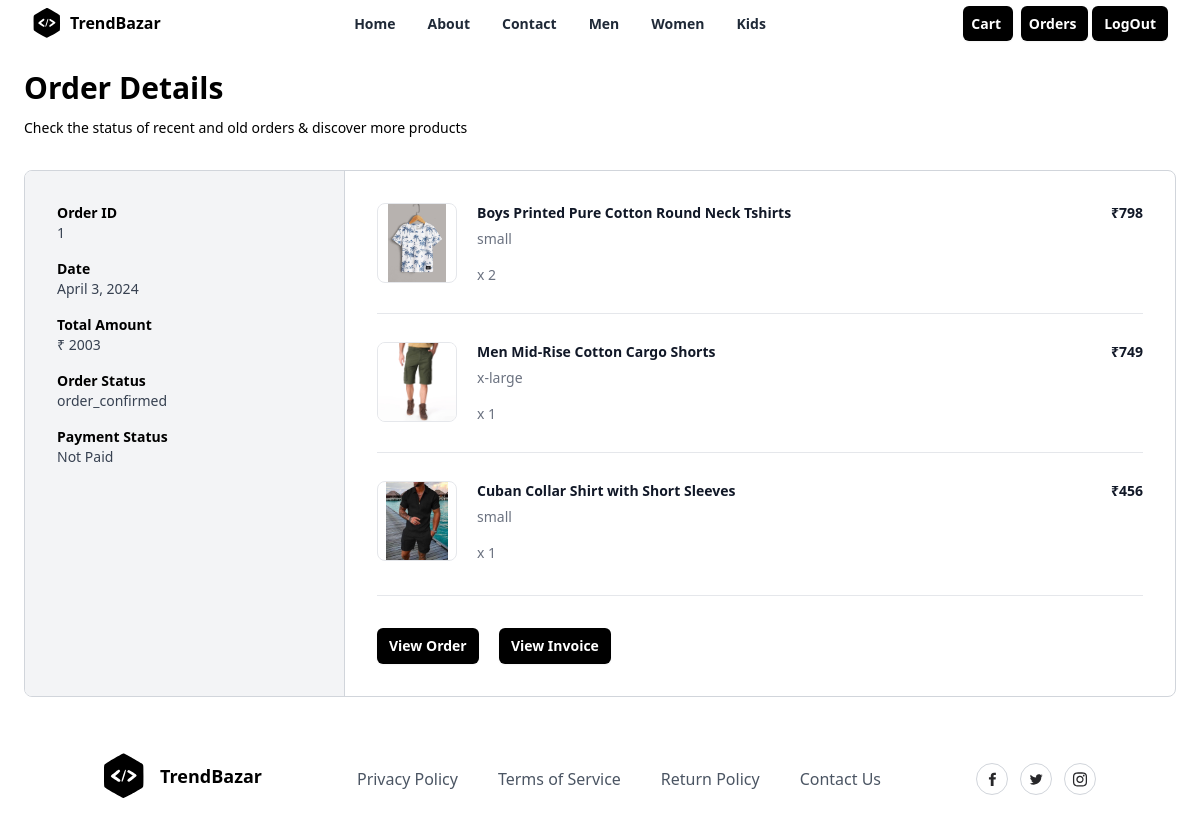
The app's page /myorders/all/ (signed in) with its own data.
### store/models.py (models this page shows, shortened)
class Order(models.Model):
    user_object=models.ForeignKey(User,on_delete=models.CASCADE,related_name="myorders")
    basket_item_objects=models.ManyToManyField(BasketItem)
    delivery_address=models.CharField(max_length=400)
    phone=models.CharField(max_length=12)
    email=models.CharField(max_length=200)
    options=(("online","online"),("cod","cod"))
    payment_mode=models.CharField(max_length=200,choices=options,default="cod")
    order_id=models.CharField(max_length=200,null=True)
    is_paid=models.BooleanField(default=False)
    status_options=(("order_confirmed","Order Confirmed"),("dispatched","Dispatched"),("in_transit","In Transit"),("delivered","Delivered"),("cancelled","Cancelled"))
    status=models.CharField(max_length=200,choices=status_options,default="order_confirmed")
    created_date=models.DateTimeField(auto_now_add=True)
    updated_date=models.DateTimeField(auto_now=True)
    is_active=models.BooleanField(default=True)
    @property
    def order_total(self):
        basket_items=self.basket_item_objects.all()
        total=0
        for bi in basket_items:
            total+=bi.item_total
        return total

class BasketItem(models.Model):
    basket_object=models.ForeignKey(Basket,on_delete=models.CASCADE,related_name="cartitems")
    product_object=models.ForeignKey(Product,on_delete=models.CASCADE)
    size_object=models.ForeignKey(Size,on_delete=models.CASCADE)
    quantity=models.PositiveIntegerField(default=1)
    created_date=models.DateTimeField(auto_now_add=True)
    updated_date=models.DateTimeField(auto_now=True)
    is_active=models.BooleanField(default=True)
    is_order_placed=models.BooleanField(default=False)
    @property
    def item_total(self):
        return self.quantity*self.product_object.price

class Product(models.Model):
    title=models.CharField(max_length=200)
    description=models.CharField(max_length=400,null=True,blank=True)
    size_object=models.ManyToManyField(Size)
    category_object=models.ForeignKey(Category,on_delete=models.CASCADE)
    brand_object=models.ForeignKey(Brand,on_delete=models.CASCADE)
    image=models.ImageField(upload_to="product_images",null=True,blank=True,default="product_images/default.jpg")
    price=models.PositiveIntegerField()
    created_date=models.DateTimeField(auto_now_add=True)
    updated_date=models.DateTimeField(auto_now=True)
    is_active=models.BooleanField(default=True)

class Size(models.Model):
    name=models.CharField(max_length=200,unique=True)
    created_date=models.DateTimeField(auto_now_add=True)
    updated_date=models.DateTimeField(auto_now=True)
    is_active=models.BooleanField(default=True)

### store/views.py (the view)
# urls.py: path("myorders/all/",views.MyOrderView.as_view(),name="myorders")
class MyOrderView(View):
    def get(self,request,*args,**kwargs):
        qs=Order.objects.filter(user_object=request.user).exclude(status="cancelled")
        return render(request,"myorders.html",{"data":qs})

### store/context_processors.py (called while the page is built)
def demo(request):
    return {"msg":"hello coder"}

def cart_count(request):
    count=0
    if request.user.is_authenticated:
        if request.user.cart.get_cart_items.count() > 0:
            data=request.user.cart.cartitems.filter(is_order_placed=False).values_list('quantity').aggregate(total=Sum('quantity'))
            count=data.get('total')
    return {"item_count":count}

### store/models.py (called while the page is built)
    @property
    def get_cart_items(self):
        return self.cartitems.filter(is_order_placed=False)

### store/templates/myorders.html
{%extends 'base.html'%}
{%block body_block%}
<div class="mx-auto my-4 max-w-6xl px-2 md:my-6 md:px-0">
    <h2 class="text-3xl font-bold">Order Details</h2>
    <div class="mt-3 text-sm">
      Check the status of recent and old orders &amp; discover more products
    </div>
    {%for order in data%}
    <div class="mt-8 flex flex-col overflow-hidden rounded-lg border border-gray-300 md:flex-row">
      <div class="w-full border-r border-gray-300 bg-gray-100 md:max-w-xs">
        <div class="p-8">
          <div class="grid grid-cols-2 sm:grid-cols-4 md:grid-cols-1">
            <div class="mb-4">
              <div class="text-sm font-semibold">Order ID</div>
              <div class="text-sm font-medium text-gray-700">{{order.id}}</div>
            </div>
            <div class="mb-4">
              <div class="text-sm font-semibold">Date</div>
              <div class="text-sm font-medium text-gray-700">{{order.created_date|date}}</div>
            </div>
            <div class="mb-4">
              <div class="text-sm font-semibold">Total Amount</div>
              <div class="text-sm font-medium text-gray-700">₹ {{order.order_total}}</div>
            </div>
            <div class="mb-4">
              <div class="text-sm font-semibold">Order Status</div>
              <div class="text-sm font-medium text-gray-700">{{order.status}}</div>
            </div>
            <div class="mb-4">
                <div class="text-sm font-semibold">Payment Status</div>
                <div class="text-sm font-medium text-gray-700">
                    {%if order.is_paid == True%}
                    Paid
                    {%else%}
                    Not Paid
                    {%endif%}
                </div>
              </div>
          </div>
        </div>
      </div>
      <div class="flex-1">
        <div class="p-8">
          <ul class="-my-7 divide-y divide-gray-200">
            {%for item in order.basket_item_objects.all%}
            <li class="flex flex-col justify-between space-x-5 py-7 md:flex-row">
              <div class="flex flex-1 items-stretch">
                <div class="flex-shrink-0">
                  <img
                    class="h-20 w-20 rounded-lg border border-gray-200 object-contain"
                    src="{{item.product_object.image.url}}"
                    alt="https://static.nike.com/a/images/c_limit,w_592,f_auto/t_product_v1/54a510de-a406-41b2-8d62-7f8c587c9a7e/air-force-1-07-lv8-shoes-9KwrSk.png"
                  />
                </div>
                <div class="ml-5 flex flex-col justify-between">
                  <div class="flex-1">
                    <p class="text-sm font-bold text-gray-900">
                      {{item.product_object.title}}
                    </p>
                    <p class="mt-1.5 text-sm font-medium text-gray-500">{{item.size_object.name}}</p>
                  </div>
                  <p class="mt-4 text-sm font-medium text-gray-500">x {{item.quantity}}</p>
                </div>
              </div>
              <div class="ml-auto flex flex-col items-end justify-between">
                <p class="text-right text-sm font-bold text-gray-900">₹{{item.item_total}}</p>
              </div>
            </li>
            {%endfor%}
          </ul>
          <hr class="my-8 border-t border-t-gray-200" />
          <div class="space-x-4">
            <button
              type="button"
              class="rounded-md bg-black px-3 py-2 text-sm font-semibold text-white shadow-sm hover:bg-black/80 focus-visible:outline focus-visible:outline-2 focus-visible:outline-offset-2 focus-visible:outline-black"
            >
              View Order
            </button>
            <button
              type="button"
              class="rounded-md bg-black px-3 py-2 text-sm font-semibold text-white shadow-sm hover:bg-black/80 focus-visible:outline focus-visible:outline-2 focus-visible:outline-offset-2 focus-visible:outline-black"
            >
              View Invoice
            </button>
          </div>
        </div>
      </div>
    </div>
    {%endfor%}
  </div>
{%endblock%}

### store/templates/base.html (shortened to what this page needs)
<!DOCTYPE html>
<html lang="en">
<head>
    <script src="https://cdn.tailwindcss.com"></script>
</head>
<body>
    <div class="relative w-full bg-white">
        <div class="mx-auto flex max-w-7xl items-center justify-between px-4 py-2 sm:px-6 lg:px-8">
          <div class="inline-flex items-center space-x-2">
            <span>
            </span>
            <span class="font-bold">TrendBazar</span>
          </div>
          <div class="hidden lg:block">
            <ul class="inline-flex space-x-8">
              <li>
                <a
                  href="{%url 'index'%}"
                  class="text-sm font-semibold text-gray-800 hover:text-gray-900"
                >
                  Home
                </a>
              </li>
              <li>
                <a
                  href="#"
                  class="text-sm font-semibold text-gray-800 hover:text-gray-900"
                >
                  About
                </a>
              </li>
              <li>
                <a
                  href="#"
                  class="text-sm font-semibold text-gray-800 hover:text-gray-900"
                >
                  Contact
                </a>
              </li>
              <li>
                <a
                  href="{%url 'index'%}?category=mens clothing"
                  class="text-sm font-semibold text-gray-800 hover:text-gray-900"
                >
                  Men
                </a>
              </li>
              <li>
                <a
                  href="{%url 'index'%}?category=womens clothing"
                  class="text-sm font-semibold text-gray-800 hover:text-gray-900"
                >
                  Women
                </a>
              </li>
              <li>
                <a
                  href="{%url 'index'%}?category=kids wear"
                  class="text-sm font-semibold text-gray-800 hover:text-gray-900"
                >
                  Kids
                </a>
              </li>
            </ul>
          </div>
          <div class="hidden lg:block">
            <a
              href="{%url 'cart'%}"
              type="button"
              class="rounded-md mx-1 bg-black px-2 py-2 text-sm font-semibold text-white shadow-sm hover:bg-black/80 focus-visible:outline focus-visible:outline-2 focus-visible:outline-offset-2 focus-visible:outline-black"
            >
              Cart
            </a>
            <a
              href="{%url 'myorders'%}"
              type="button"
              class="rounded-md mx-1 bg-black px-2 py-2 text-sm font-semibold text-white shadow-sm hover:bg-black/80 focus-visible:outline focus-visible:outline-2 focus-visible:outline-offset-2 focus-visible:outline-black"
            >
              Orders
            </a>
            <a
              type="button"
              class="rounded-md bg-black px-3 py-2 text-sm font-semibold text-white shadow-sm hover:bg-black/80 focus-visible:outline focus-visible:outline-2 focus-visible:outline-offset-2 focus-visible:outline-black"
              href="{%url 'signout' %}"
              >
              LogOut
            </a>
          </div>
        </div>
      </div>
    {%block body_block%}
    {%endblock%}
    <section class="relative overflow-hidden bg-white py-8">
        <div class="container relative z-10 mx-auto px-4">
          <div class="-m-8 flex flex-wrap items-center justify-between">
            <div class="w-auto p-8">
              <a href="#">
                <div class="inline-flex items-center">
                  <span class="ml-4 text-lg font-bold">TrendBazar</span>
                </div>
              </a>
            </div>
            <div class="w-auto p-8">
              <ul class="-m-5 flex flex-wrap items-center">
                <li class="p-5">
                  <a class="font-medium text-gray-600 hover:text-gray-700" href="#">
                    Privacy Policy
                  </a>
                </li>
                <li class="p-5">
                  <a class="font-medium text-gray-600 hover:text-gray-700" href="#">
                    Terms of Service
                  </a>
                </li>
                <li class="p-5">
                  <a class="font-medium text-gray-600 hover:text-gray-700" href="#">
                    Return Policy
                  </a>
                </li>
                <li class="p-5">
                  <a class="font-medium text-gray-600 hover:text-gray-700" href="#">
                    Contact Us
                  </a>
                </li>
              </ul>
            </div>
            <div class="w-auto p-8">
              <div class="-m-1.5 flex flex-wrap">
                <div class="w-auto p-1.5">
                  <a href="#">
                    <div class="flex h-8 w-8 items-center justify-center rounded-full border border-gray-300 hover:border-gray-400">
                    </div>
                  </a>
                </div>
                <div class="w-auto p-1.5">
                  <a href="#">
                    <div class="flex h-8 w-8 items-center justify-center rounded-full border border-gray-300 hover:border-gray-400">
                    </div>
                  </a>
                </div>
                <div class="w-auto p-1.5">
                  <a href="#">
                    <div class="flex h-8 w-8 items-center justify-center rounded-full border border-gray-300 hover:border-gray-400">
                    </div>
                  </a>
                </div>
              </div>
            </div>
          </div>
        </div>
      </section>
</body>
</html>

### records on screen
Order: id "1", created_date "April 3, 2024", order_total "2003", status "order_confirmed", is_paid "Not Paid"
BasketItem: product_object.image (picture), product_object "Boys Printed Pure Cotton Round Neck Tshirts", size_object.name "small", quantity "2", item_total "798"
BasketItem: product_object.image (picture), product_object "Men Mid-Rise Cotton Cargo Shorts", size_object.name "x-large", quantity "1", item_total "749"
BasketItem: product_object.image (picture), product_object "Cuban Collar Shirt with Short Sleeves", size_object.name "small", quantity "1", item_total "456"
